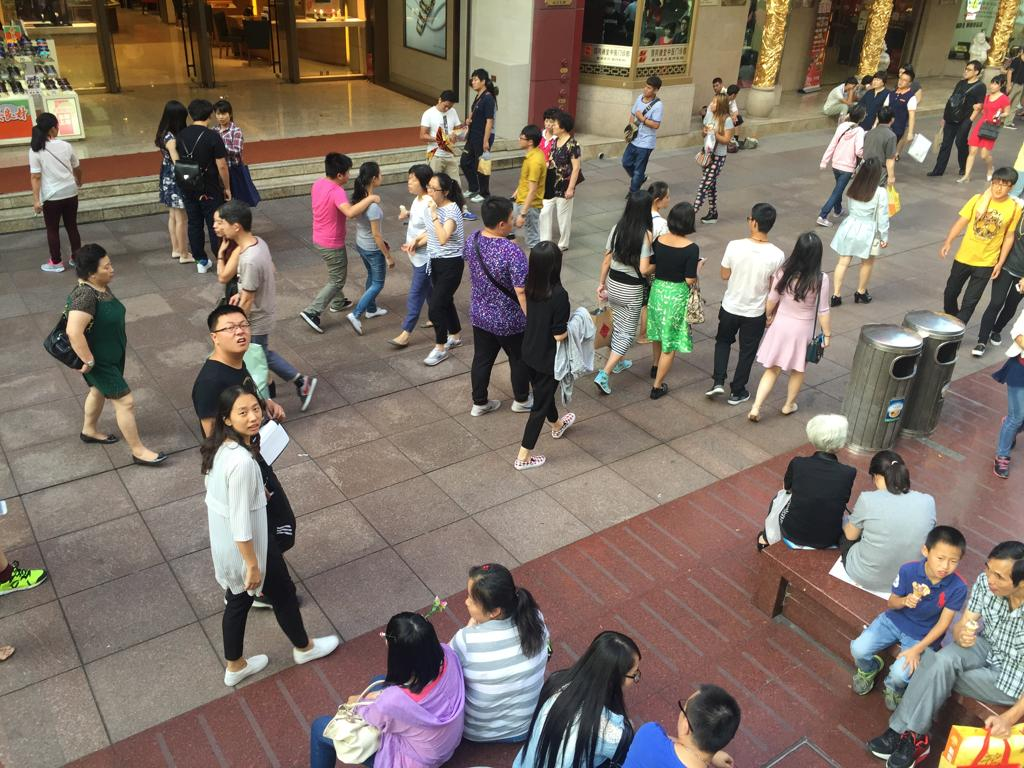
#> input picture coding/03_cv/data/helmet/site_01.jpg, 1024 x 768 px
$ jupyter execute --allow-errors final_01_helmet_pipeline_practice.ipynb   (older library calls are emulated)
#> lines starting #> are read from the running program, lines starting #| are printed output that depends on the picture; after the words box and inside, x2 and y2 are one past the last pixel; in counts of white or black regions, pixels touching at a corner belong together
# final_01 全流程：安全帽视觉检测（练习版）

> 按提示补全 `____`，跑通所有 assert。
> `lab` / `NAMES` / `REAL_BANDS` / `SYN_BANDS` / `make_scene` / `gt_helmet`
> 以及 `near` / `iou` / `match_counts` / `prf` / `hsv_pipeline` 脚手架可用。
>
> 注意：挖空块内每条语句保持**单行**；控制流写在挖空块之外
> （循环骨架都已给好，你只填循环体里的几行）。
> 题目真值都来自实跑（opencv 5.0.0 / numpy 2.5.3）。
>
> **提示**：本章结果是「失败」的 —— 别怀疑自己写错了，请读每次 print 后面的解读。

[cell 1]
from pathlib import Path

import json

import warnings

import numpy as np

warnings.simplefilter("ignore")

import cv2

DATA = Path("../data")
HL = DATA / "helmet"
IOU_THR = 0.3
K3 = np.ones((3, 3), np.uint8)

[cell 2]
lab = json.loads((HL / "labels.json").read_text(encoding="utf-8"))
#> (reads coding/03_cv/data/helmet/labels.json from the repository)
NAMES = ["site_01.jpg", "site_03.jpg", "site_05.jpg", "site_07.jpg"]

print("标注类别:", lab["classes"], "（本章只做二分类：helmet 算正类，head 不当目标）")
print("进场图:", NAMES)
for nm in NAMES:
    meta = lab["images"][nm]
    print(f"   {nm}: {meta['width']:4d}x{meta['height']:4d} | 目标 {len(meta['objects'])} 个")
#> further down, img is the input picture: shape (768, 1024, 3); mean B, G, R 102.4, 113.7, 127.1
#> `g = cv2.cvtColor(img, cv2.COLOR_BGR2GRAY)`:
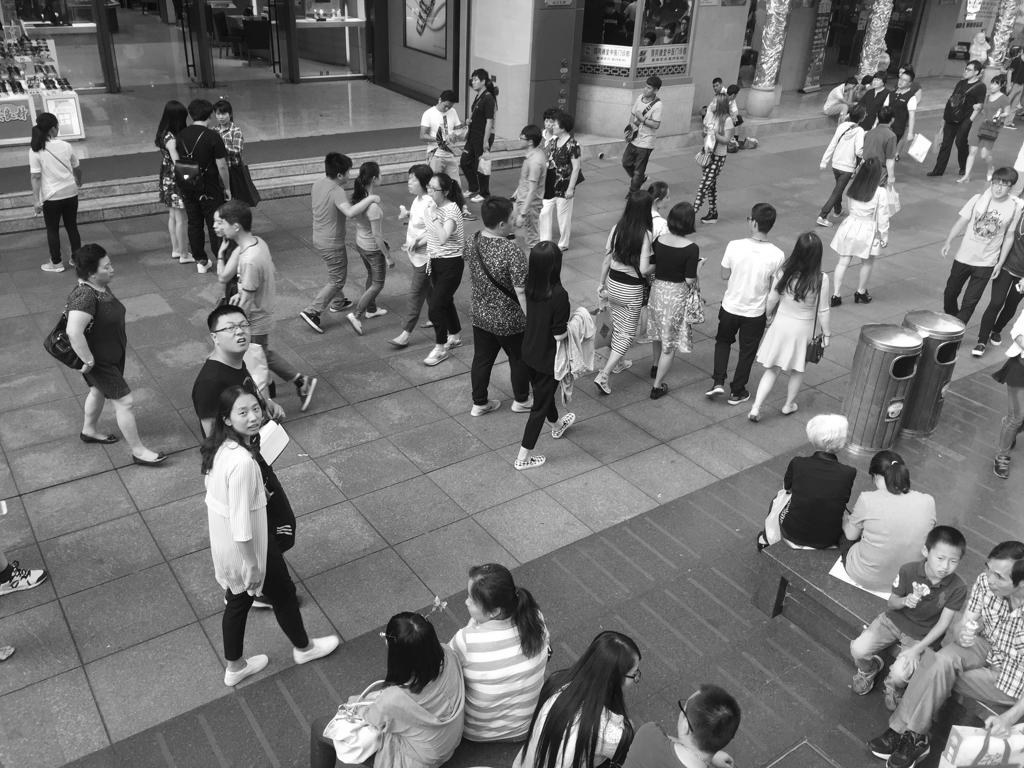
#> g: shape (768, 1024); min 0, max 255, mean 116.4
print("IOU_THR =", IOU_THR, "（IoU >= 0.3 记命中 —— 头盔是小目标，阈值给松一点）")
print("提示: 本章有两套数据 —— ① 4 张真实现场图（带 GT，但**颜色不可控**）；"
      "② 自造的白底合成场景（颜色可控，用来验证流水线本身对不对）")

[cell 3]
# 脚手架：色带定义 + 合成场景 + 5 个工具函数（缺口都在 @@todo 里）
REAL_BANDS = {
    "红低": (np.array([0, 90, 70]), np.array([10, 255, 255])),
    "红高": (np.array([170, 90, 70]), np.array([180, 255, 255])),
    "黄": (np.array([15, 80, 80]), np.array([40, 255, 255])),
    "蓝": (np.array([90, 60, 80]), np.array([130, 255, 255])),
    "白": (np.array([0, 0, 180]), np.array([180, 60, 255])),
}
SYN_BANDS = {
    "橙黄": (np.array([10, 120, 120]), np.array([40, 255, 255])),
    "蓝": (np.array([90, 120, 120]), np.array([130, 255, 255])),
    "白": (np.array([0, 0, 200]), np.array([180, 50, 255])),
}

S = 480
CENTERS = [(80, 80), (215, 80), (350, 80), (80, 245), (215, 245), (350, 245), (140, 400), (310, 400)]
SYN_ORANGE = (0, 165, 255)
SYN_BLUE = (200, 90, 20)


def make_scene(n_blue):
    """造一张白底合成图：8 个圆「安全帽」，末 n_blue 个是蓝色，其余橙色。返回 (图, GT 框)。"""
    rng = np.random.default_rng(3)
    img = np.full((S, S, 3), 245, np.uint8)
    boxes = []
    for i, (cx, cy) in enumerate(CENTERS):
        col = SYN_BLUE if i >= len(CENTERS) - n_blue else SYN_ORANGE
        cv2.circle(img, (cx, cy), 28, col, -1)
        boxes.append((cx - 28, cy - 28, cx + 28, cy + 28))
    img = cv2.GaussianBlur(img, (3, 3), 0)
    img = np.clip(img.astype(np.int16) + rng.normal(0, 4, img.shape).astype(np.int16), 0, 255).astype(np.uint8)
    return img, boxes


def gt_helmet(nm):
    """取某张图的 helmet 框（VOC xyxy），head 不算目标。"""
    return [o["bbox_xyxy"] for o in lab["images"][nm]["objects"] if o["class_name"] == "helmet"]


def near(a, b, tol=1e-6):
    """浮点容差比较。真值都实跑得到，用容差避免 == 在末位翻车。"""
    return abs(float(a) - float(b)) <= tol


def iou(a, b):
    """手撕 IoU：交集左上取 max、右下取 min，宽高夹到 0，再除以并集。"""
    ix1, iy1 = max(a[0], b[0]), max(a[1], b[1])
    ix2, iy2 = min(a[2], b[2]), min(a[3], b[3])
    inter = max(0.0, ix2 - ix1) * max(0.0, iy2 - iy1)
    u = (a[2] - a[0]) * (a[3] - a[1]) + (b[2] - b[0]) * (b[3] - b[1]) - inter
    return inter / u if u > 0 else 0.0


def match_counts(dets, gts, thr=IOU_THR):
    """贪心匹配，返回 (TP, FP, FN)。每个 GT 最多被认领一次。"""
    matched, tp = set(), 0
    for d in dets:
        for j, g in enumerate(gts):
            if j in matched:
                continue
            if iou(d, g) >= thr:
                tp += 1
                matched.add(j)
                break
    return tp, len(dets) - tp, len(gts) - tp


def prf(tp, fp, fn):
    """由 TP/FP/FN 算 (Precision, Recall, F1)，保留 6 位小数。"""
    p = tp / (tp + fp) if tp + fp else 0.0
    r = tp / (tp + fn) if tp + fn else 0.0
    f1 = 2 * p * r / (p + r) if p + r else 0.0
    return round(p, 6), round(r, 6), round(f1, 6)


def hsv_pipeline(img, bands, area_thr=200, it=1):
    """HSV 阈值 -> 多色带按位或 -> 开运算 -> 闭运算 -> 外轮廓 -> 面积过滤，返回 (框表, 掩码, 开后, 闭后)。"""
#> called with area_thr = 200, it = 1
    hsv = cv2.cvtColor(img, cv2.COLOR_BGR2HSV)
#> hsv: shape (768, 1024, 3); mean H, S, V 38, 67.1, 131.5
    mask = np.zeros(img.shape[:2], np.uint8)
    for b in bands:
        lo, hi = REAL_BANDS.get(b, SYN_BANDS.get(b))
        mask |= cv2.inRange(hsv, lo, hi)
#> this loop made 1 pass
#> pass 1, in hsv_pipeline, `mask |= cv2.inRange(hsv, lo, hi)`:
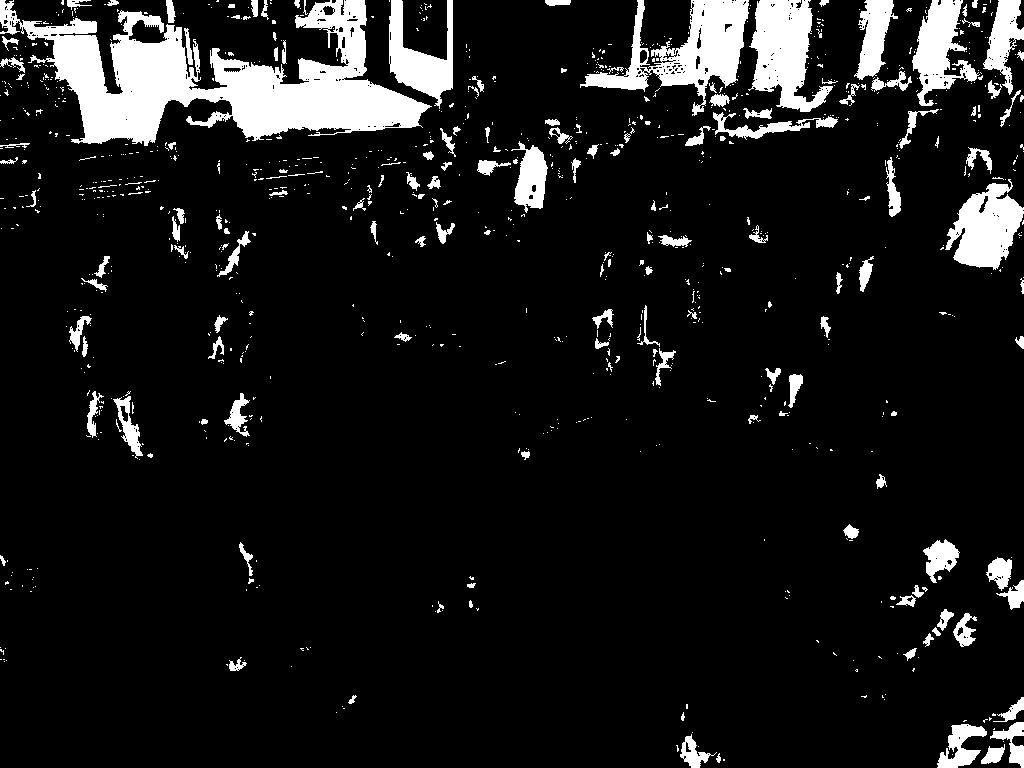
#> mask: shape (768, 1024); 9.9% white; 982 white regions (820 under 20 px), largest, box (x1, y1, x2, y2) and area: (0, 0, 432, 146) 27236, (580, 0, 749, 116) 7012, (748, 0, 833, 112) 5357
    opened = cv2.morphologyEx(mask, cv2.MORPH_OPEN, K3, iterations=it)
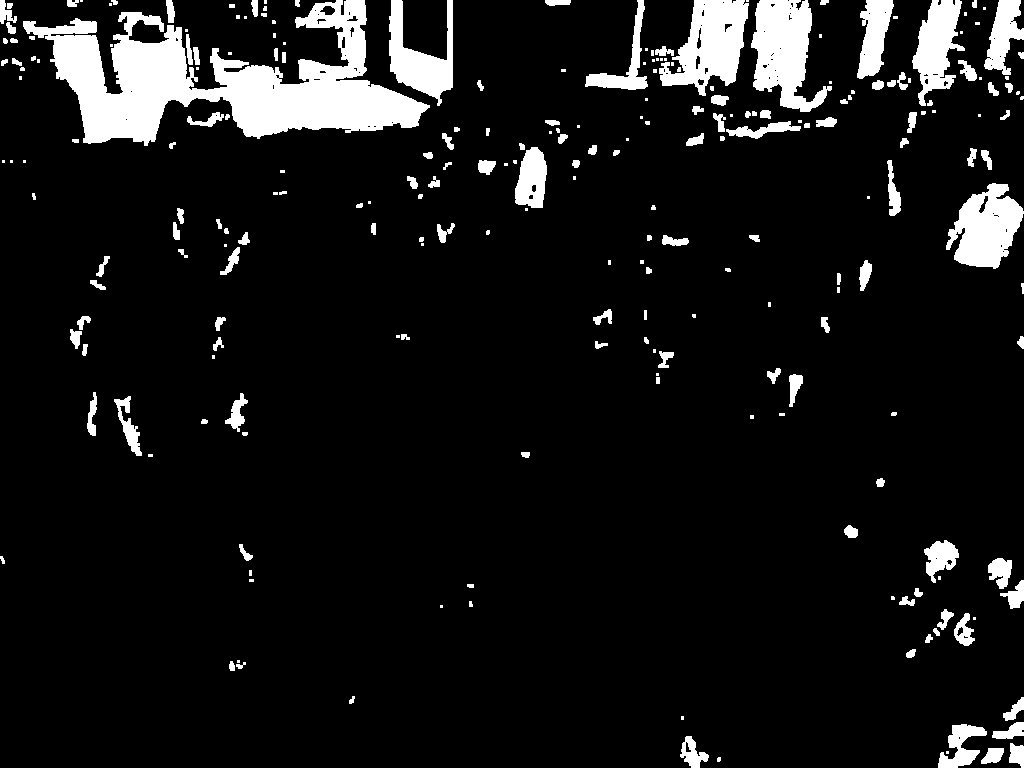
#> opened: shape (768, 1024); 8.9% white; 243 white regions (91 under 20 px), largest, box (x1, y1, x2, y2) and area: (23, 0, 430, 146) 25662, (751, 0, 832, 112) 5248, (659, 0, 749, 96) 4871
    closed = cv2.morphologyEx(opened, cv2.MORPH_CLOSE, K3, iterations=2)
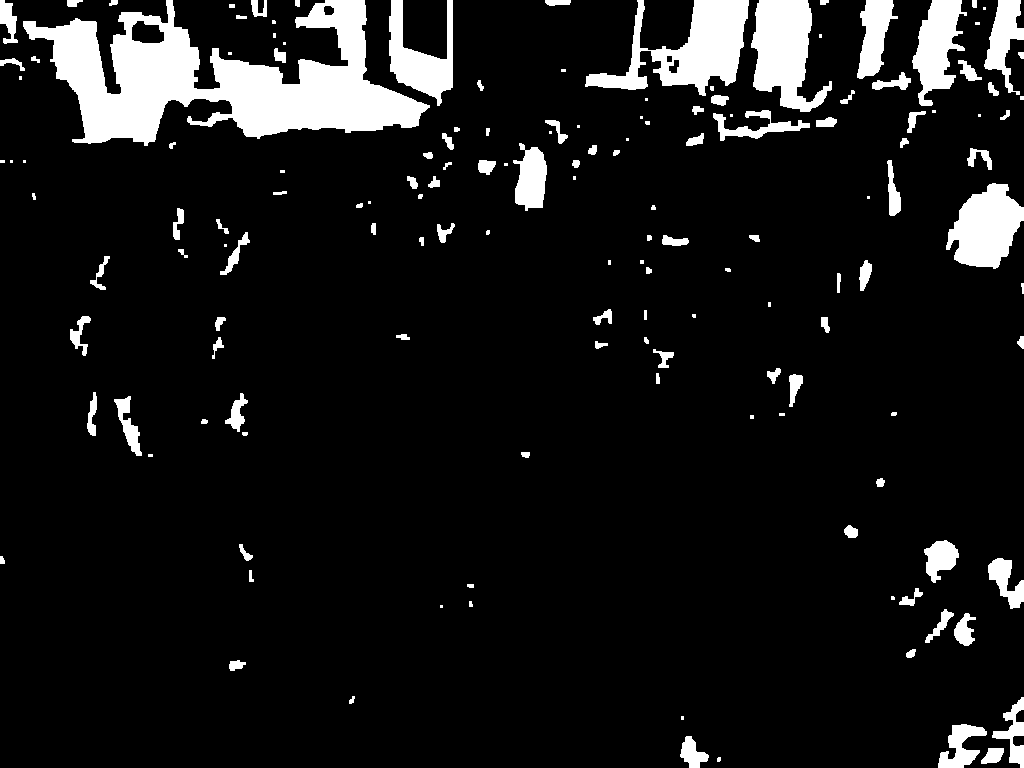
#> closed: shape (768, 1024); 9.3% white; 153 white regions (41 under 20 px)
    cs = cv2.findContours(closed, cv2.RETR_EXTERNAL, cv2.CHAIN_APPROX_SIMPLE)[0]
#> cs = 153 contours, 58 with area under 20; largest, box (x1, y1, x2, y2) and area: (23, 0, 430, 146) 27226, (585, 0, 749, 96) 6652, (751, 0, 832, 112) 5191, (946, 183, 1024, 269) 4186, (389, 0, 453, 106) 3050
    boxes = []
    for c in cs:
        if cv2.contourArea(c) > area_thr:
            x, y, w, h = cv2.boundingRect(c)
            boxes.append((x, y, x + w, y + h))
#> this loop made 153 passes
#> (x, y, w, h) on passes 2, 3, 4, 6, 10, 11, 18, 21, 31, 32, 33, 34: (981, 748, 23, 16), (680, 736, 29, 32), (938, 724, 49, 44), (992, 697, 32, 71), (954, 613, 22, 33), (925, 609, 29, 34), (988, 558, 36, 51), (924, 540, 35, 43), (114, 396, 28, 60), (225, 393, 23, 39), (87, 392, 10, 44), (789, 374, 14, 33)
#> c on passes 5, 12, 24, 28, 29, 47: [[681, 716], [681, 719], [683, 719], [683, 716]], [[440, 605], [440, 607], [442, 607], [442, 605]], [[148, 454], [148, 456], [152, 456], [152, 454]], [[750, 415], [750, 418], [753, 418], [753, 415]], [[779, 413], [779, 415], [784, 415], [784, 413]], [[644, 310], [644, 319], [646, 319], [646, 310]]
#> after the loop, boxes = 28 items, first 6: (981, 748, 1004, 764), (680, 736, 709, 768), (938, 724, 987, 768), (992, 697, 1024, 768), (954, 613, 976, 646), (925, 609, 954, 643)
#> `det, _, _, _ = hsv_pipeline(img, ["黄"])`: det has the same summary as boxes in hsv_pipeline
    return boxes, mask, opened, closed

## 任务 1：坏图体检

算每张图的 Laplacian 方差与过曝/欠曝占比。

[cell 4]
health = {}
#> (the rest of this cell did not finish here and is left out)

## 任务 2：标注质检

面积、宽高比、小目标占比，以及类别分布。

[cell 5]
ALL_BOXES = np.array([o["bbox_xyxy"] for nm in NAMES for o in lab["images"][nm]["objects"]], dtype=np.float64)
# TODO(2)：从 ALL_BOXES 一次算出三件东西：面积、宽高比、小目标（面积<500）占比
# 提示：三行：areas = (ALL_BOXES[:, 2] - ALL_BOXES[:, 0]) * (ALL_BOXES[:, 3] - ALL_BOXES[:, 1])
# 提示：aspects = (ALL_BOXES[:, 2] - ALL_BOXES[:, 0]) / (ALL_BOXES[:, 3] - ALL_BOXES[:, 1])
# 提示：small_ratio = float((areas < 500).mean())
#> (the rest of this cell did not finish here and is left out)

## 任务 3：单图阈值分割

黄带流水线走一遍，看掩码覆盖面积与检出框数。

[cell 6]
yellow_runs = {}
#> (the rest of this cell did not finish here and is left out)

## 任务 4：与 GT 对账

IoU 匹配，算 TP / FP / FN。

[cell 7]
per_img = {}
#> (the rest of this cell did not finish here and is left out)

## 任务 5：参数扫描

面积阈值 × 开运算次数，共 15 组。

[cell 8]
sweep = {}
#> (the rest of this cell did not finish here and is left out)

## 任务 6：GT 色相跨度

逐个头盔算中位色相，看颜色到底统不统一。

[cell 9]
hs = []
#> (the rest of this cell did not finish here and is left out)

## 任务 7：色带融合

把黄/蓝/红/白各色带分别加成组合。

[cell 10]
combos = [["黄"], ["黄", "白"], ["黄", "蓝"],
          ["红低", "红高", "黄"], ["红低", "红高", "黄", "蓝"],
          ["红低", "红高", "黄", "蓝", "白"]]
combo_res = {}
#> (the rest of this cell did not finish here and is left out)

## 任务 8：最大 IoU 诊断

一个便宜的探针：问题出在分类还是定位？

[cell 11]
max_iou = {}
#> (the rest of this cell did not finish here and is left out)

#> the loop in hsv_pipeline (call 2), `for c in cs:` made 153 passes
#> c on passes 5, 12, 24, 28, 29, 47, 49, 55, 56, 59: [[681, 716], [681, 719], [683, 719], [683, 716]], [[440, 605], [440, 607], [442, 607], [442, 605]], [[148, 454], [148, 456], [152, 456], [152, 454]], [[750, 415], [750, 418], [753, 418], [753, 415]], [[779, 413], [779, 415], [784, 415], [784, 413]], [[644, 310], [644, 319], [646, 319], [646, 310]], [[768, 302], [768, 306], [770, 306], [770, 302]], [[640, 260], [640, 263], [643, 263], [643, 260]], [[608, 260], [608, 264], [610, 264], [610, 260]], [[224, 244], [224, 246], [226, 246], [226, 244]]
    gts = gt_helmet(nm)
    # TODO(10)：一行：算「所有 检出框 × GT 框」里的最大 IoU；没有检出或没有 GT 时取 0.0
    # 提示：一内置：max_iou[nm] = max((iou(d, g) for d in det for g in gts), default=0.0)
    max_iou[nm] = ____

print("逐图最大 IoU 诊断:")
for nm in NAMES:
    print(f"   {nm}: 检出 {per_img[nm][0]:3d} GT {len(gt_helmet(nm)):2d} | 最大 IoU {max_iou[nm]:.6f}")
print("解读: ① site_01 的 GT 是 0，所以最大 IoU 必然是 0.0 —— **这张图不该参与召回统计**，"
      "把它算进 FN 分母会低估召回；"
      "② site_05 最大 0.189696、site_07 最大 0.068702，**都远低于 0.3 的命中线** —— "
      "说明这 64 个检出框和头盔在**空间上也不沾边**（不只是分类错，是位置也错）；"
      "③ 「最大 IoU」是诊断阈值方案的**低成本探针**：如果最大 IoU 已经有 0.5，"
      "那问题在阈值/后处理；如果最大 IoU 长期 < 0.2，那**整个颜色假设就不成立**，"
      "不用再调了")
assert max_iou["site_01.jpg"] == 0.0
assert max_iou["site_03.jpg"] == 0.0
assert near(max_iou["site_05.jpg"], 0.189696, 1e-6)
assert near(max_iou["site_07.jpg"], 0.068702, 1e-6)
assert max(v for v in max_iou.values()) < IOU_THR

## 任务 9：合成对照场景 A

同一条流水线换到白底可控场景。

[cell 12]
imgA, gtA = make_scene(0)
#> after the loop in make_scene, `for i, (cx, cy) in enumerate(CENTERS):`:
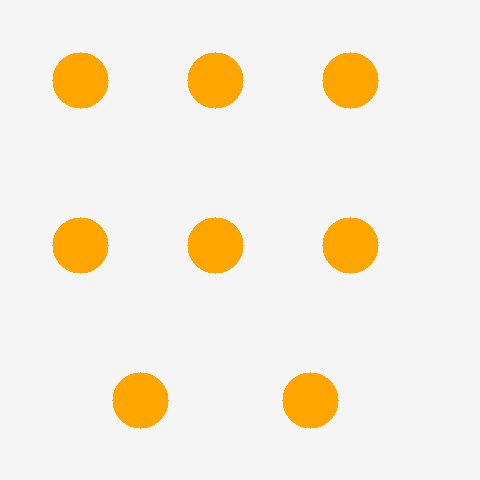
#> img: shape (480, 480, 3); mean of channels 0, 1, 2 224.1, 238.2, 245.9; drawn as B, G, R
detA, maskA, opA, clA = hsv_pipeline(imgA, ["橙黄"])
#> in hsv_pipeline (call 3), `hsv = cv2.cvtColor(img, cv2.COLOR_BGR2HSV)`: hsv: shape (480, 480, 3); mean H, S, V 79.5, 27.1, 248.5
#> the loop in hsv_pipeline (call 3), `for b in bands:` made 1 pass
#> pass 1, in hsv_pipeline (call 3), `mask |= cv2.inRange(hsv, lo, hi)`:
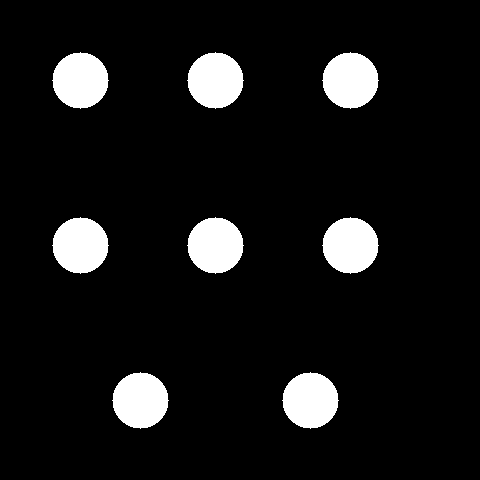
#> mask: shape (480, 480); 8.5% white; 8 white regions, largest, box (x1, y1, x2, y2) and area: (52, 52, 109, 109) 2453, (187, 52, 244, 109) 2453, (322, 52, 379, 109) 2453
#> in hsv_pipeline (call 3), `opened = cv2.morphologyEx(mask, cv2.MORPH_OPEN, K3, iterations=it)`: opened: shape (480, 480); 8.5% white; 8 white regions
#> in hsv_pipeline (call 3), `cs = cv2.findContours(closed, cv2.RETR_EXTERNAL, cv2.CHAIN_APPROX_SIMP..`: cs = 8 contours; box (x1, y1, x2, y2) and area: (283, 373, 338, 428) 2370, (113, 373, 168, 428) 2370, (323, 218, 378, 273) 2370, (188, 218, 243, 273) 2370, (53, 218, 108, 273) 2370, (323, 53, 378, 108) 2370, (188, 53, 243, 108) 2370, (53, 53, 108, 108) 2370
#> the loop in hsv_pipeline (call 3), `for c in cs:` made 8 passes
#> (x, y) on passes 1 to 8: (283, 373), (113, 373), (323, 218), (188, 218), (53, 218), (323, 53), (188, 53), (53, 53)
#> after the loop in hsv_pipeline (call 3), `for c in cs:`: boxes = [(283, 373, 338, 428), (113, 373, 168, 428), (323, 218, 378, 273), (188, 218, 243, 273), (53, 218, 108, 273), (323, 53, 378, 108), (188, 53, 243, 108), (53, 53, 108, 108)]
#> detA has the same summary as boxes in hsv_pipeline
# TODO(11)：记下三类像素数，再与 gtA 匹配算 P / R / F1
# 提示：一元组：pixA = (int((maskA > 0).sum()), int((opA > 0).sum()), int((clA > 0).sum()))
# 提示：两行：tpA, fpA, fnA = match_counts(detA, gtA)
# 提示：一行：prfA = prf(tpA, fpA, fnA)
#> (the rest of this cell did not finish here and is left out)

## 任务 10：合成场景 B

6 顶橙 + 2 顶蓝，看单色带与多色带的差距。

[cell 13]
imgB, gtB = make_scene(2)
#> call 2 of make_scene, with n_blue = 2
#> after the loop in make_scene (call 2), `for i, (cx, cy) in enumerate(CENTERS):`:
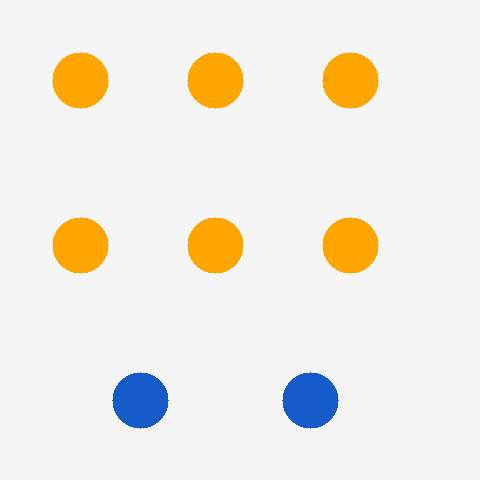
#> img: shape (480, 480, 3); mean of channels 0, 1, 2 228.4, 236.6, 240.8; drawn as B, G, R
# TODO(12)：分别用「橙黄」与「橙黄+蓝」两条色带跑，各算一次 P / R / F1
# 提示：两行：detB1, _, _, _ = hsv_pipeline(imgB, ["橙黄"])；detB2, _, _, _ = hsv_pipeline(imgB, ["橙黄", "蓝"])
# 提示：两行：prfB1 = prf(*match_counts(detB1, gtB))；prfB2 = prf(*match_counts(detB2, gtB))
#> (the rest of this cell did not finish here and is left out)
